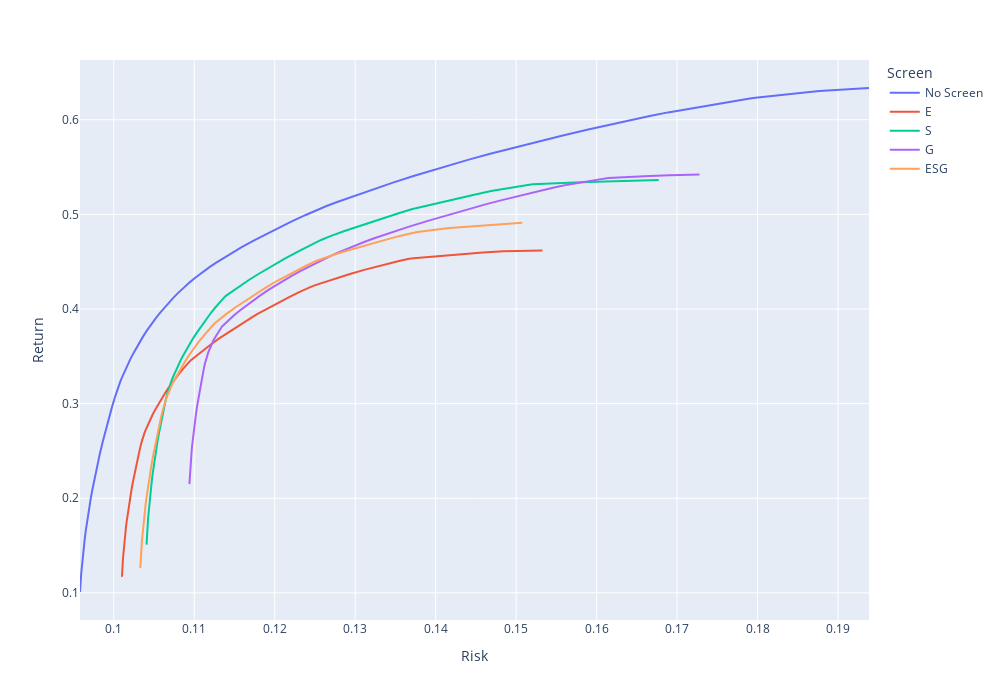

The cell this chart's notebook holds for it:
### Code cell
px.line(rr_all, x='Risk', y='Return', color='Screen', width=1000, height=700)

### Figure 1 — Plotly figure (JSON) as saved in the notebook; plotly's stock layout.template omitted (floating-point values rounded to 4 significant figures; data arrays with more than 128 entries replaced by an {"elided": "..."} marker saying what was removed)
{"data": [{"hovertemplate": "Screen=No Screen<br>Risk=%{x}<br>Return=%{y}<extra></extra>", "legendgroup": "No Screen", "line": {"color": "#636efa", "dash": "solid"}, "marker": {"symbol": "circle"}, "mode": "lines", "name": "No Screen", "orientation": "v", "showlegend": true, "type": "scatter", "x": {"elided": "200 float values"}, "xaxis": "x", "y": {"elided": "200 float values"}, "yaxis": "y"}, {"hovertemplate": "Screen=E<br>Risk=%{x}<br>Return=%{y}<extra></extra>", "legendgroup": "E", "line": {"color": "#EF553B", "dash": "solid"}, "marker": {"symbol": "circle"}, "mode": "lines", "name": "E", "orientation": "v", "showlegend": true, "type": "scatter", "x": {"elided": "200 float values"}, "xaxis": "x", "y": {"elided": "200 float values"}, "yaxis": "y"}, {"hovertemplate": "Screen=S<br>Risk=%{x}<br>Return=%{y}<extra></extra>", "legendgroup": "S", "line": {"color": "#00cc96", "dash": "solid"}, "marker": {"symbol": "circle"}, "mode": "lines", "name": "S", "orientation": "v", "showlegend": true, "type": "scatter", "x": {"elided": "200 float values"}, "xaxis": "x", "y": {"elided": "200 float values"}, "yaxis": "y"}, {"hovertemplate": "Screen=G<br>Risk=%{x}<br>Return=%{y}<extra></extra>", "legendgroup": "G", "line": {"color": "#ab63fa", "dash": "solid"}, "marker": {"symbol": "circle"}, "mode": "lines", "name": "G", "orientation": "v", "showlegend": true, "type": "scatter", "x": {"elided": "200 float values"}, "xaxis": "x", "y": {"elided": "200 float values"}, "yaxis": "y"}, {"hovertemplate": "Screen=ESG<br>Risk=%{x}<br>Return=%{y}<extra></extra>", "legendgroup": "ESG", "line": {"color": "#FFA15A", "dash": "solid"}, "marker": {"symbol": "circle"}, "mode": "lines", "name": "ESG", "orientation": "v", "showlegend": true, "type": "scatter", "x": {"elided": "200 float values"}, "xaxis": "x", "y": {"elided": "200 float values"}, "yaxis": "y"}], "layout": {"height": 700, "legend": {"title": {"text": "Screen"}, "tracegroupgap": 0}, "margin": {"t": 60}, "width": 1000, "xaxis": {"anchor": "y", "domain": [0, 1], "title": {"text": "Risk"}}, "yaxis": {"anchor": "x", "domain": [0, 1], "title": {"text": "Return"}}}}
